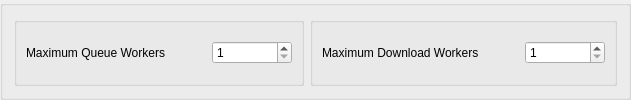
                <widget class="QGroupBox" name="gb1_11">
                 <property name="title">
                  <string/>
                 </property>
                 <property name="flat">
                  <bool>true</bool>
                 </property>
                 <layout class="QHBoxLayout" name="horizontalLayout_231">
                  <item>
                   <widget class="QGroupBox" name="groupBox_130">
                    <property name="title">
                     <string/>
                    </property>
                    <property name="flat">
                     <bool>false</bool>
                    </property>
                    <layout class="QHBoxLayout" name="horizontalLayout_238">
                     <item>
                      <widget class="QLabel" name="lb_download_chunk_size_8">
                       <property name="text">
                        <string>Maximum Queue Workers</string>
                       </property>
                      </widget>
                     </item>
                     <item>
                      <spacer name="horizontalSpacer_48">
                       <property name="orientation">
                        <enum>Qt::Horizontal</enum>
                       </property>
                       <property name="sizeHint" stdset="0">
                        <size>
                         <width>40</width>
                         <height>20</height>
                        </size>
                       </property>
                      </spacer>
                     </item>
                     <item>
                      <widget class="QSpinBox" name="maximum_queue_workers">
                       <property name="minimumSize">
                        <size>
                         <width>80</width>
                         <height>0</height>
                        </size>
                       </property>
                       <property name="minimum">
                        <number>1</number>
                       </property>
                       <property name="maximum">
                        <number>999999</number>
                       </property>
                      </widget>
                     </item>
                    </layout>
                   </widget>
                  </item>
                  <item>
                   <widget class="QGroupBox" name="groupBox_129">
                    <property name="title">
                     <string/>
                    </property>
                    <property name="flat">
                     <bool>false</bool>
                    </property>
                    <layout class="QHBoxLayout" name="horizontalLayout_237">
                     <item>
                      <widget class="QLabel" name="lb_download_chunk_size_4">
                       <property name="text">
                        <string>Maximum Download Workers</string>
                       </property>
                      </widget>
                     </item>
                     <item>
                      <spacer name="horizontalSpacer_47">
                       <property name="orientation">
                        <enum>Qt::Horizontal</enum>
                       </property>
                       <property name="sizeHint" stdset="0">
                        <size>
                         <width>40</width>
                         <height>20</height>
                        </size>
                       </property>
                      </spacer>
                     </item>
                     <item>
                      <widget class="QSpinBox" name="maximum_download_workers">
                       <property name="minimumSize">
                        <size>
                         <width>80</width>
                         <height>0</height>
                        </size>
                       </property>
                       <property name="minimum">
                        <number>1</number>
                       </property>
                       <property name="maximum">
                        <number>999999</number>
                       </property>
                      </widget>
                     </item>
                    </layout>
                   </widget>
                  </item>
                 </layout>
                </widget>
